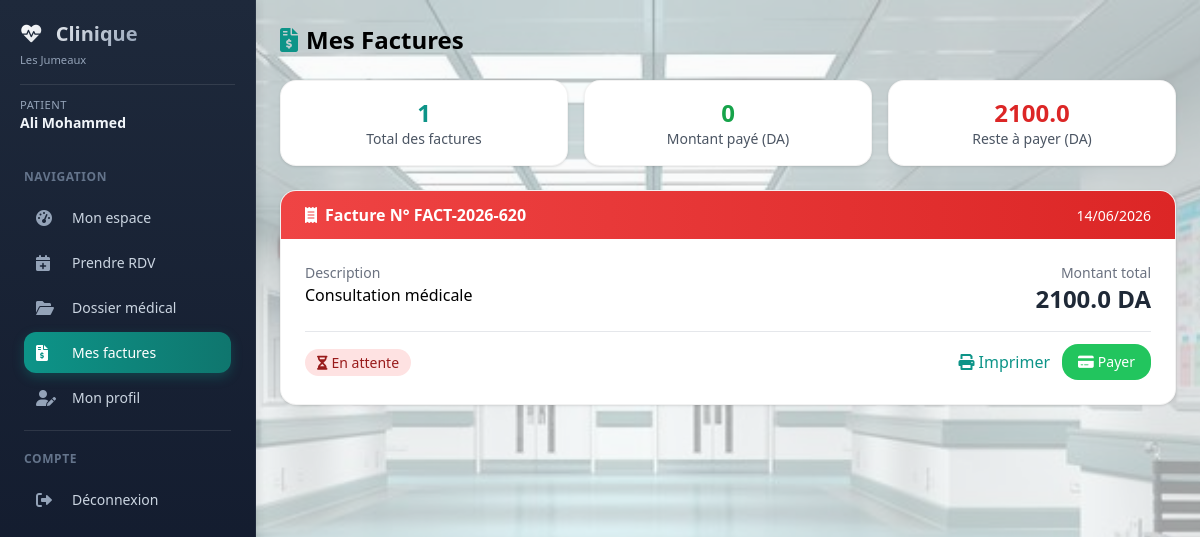
The page /patient/factures (signed in) on the database its author committed.
### models/database.py (models this page shows, shortened)
class Utilisateur(UserMixin, db.Model):
    __tablename__ = 'utilisateurs'
    id = db.Column(db.Integer, primary_key=True)
    email = db.Column(db.String(120), unique=True, nullable=False)
    password = db.Column(db.String(200), nullable=False)
    role = db.Column(db.String(20), default='patient')
    nom = db.Column(db.String(100))
    prenom = db.Column(db.String(100))
    telephone = db.Column(db.String(20))
    medecin_id = db.Column(db.Integer, db.ForeignKey('medecins.id'))
    specialite = db.Column(db.String(100))
    adresse = db.Column(db.Text)
    created_at = db.Column(db.DateTime, default=datetime.utcnow)
    medecin = db.relationship('Medecin', backref='utilisateur', foreign_keys=[medecin_id])

class Facture(db.Model):
    __tablename__ = 'factures'
    id = db.Column(db.Integer, primary_key=True)
    patient_id = db.Column(db.Integer, db.ForeignKey('patients.id'), nullable=False)
    numero = db.Column(db.String(50), unique=True, nullable=False)
    date = db.Column(db.DateTime, nullable=False)
    montant = db.Column(db.Float, nullable=False)
    description = db.Column(db.Text)
    statut = db.Column(db.String(20), default='en_attente')
    date_paiement = db.Column(db.DateTime)
    montant_paye = db.Column(db.Float, default=0)
    montant_restant = db.Column(db.Float, default=0)
    dernier_paiement = db.Column(db.Date)
    created_at = db.Column(db.DateTime, default=datetime.utcnow)
    patient = db.relationship('Patient', back_populates='factures', foreign_keys=[patient_id])

### models/patient.py (the view)
@patient_bp.route('/factures')
@patient_required
def factures():
    patient = get_current_patient()
    if not patient:
        return render_template('error.html', message="Profil patient non trouvé")
    factures = Facture.query.filter_by(patient_id=patient.id).order_by(Facture.date.desc()).all()
    total_factures = len(factures)
    total_paye = sum(f.montant_paye or 0 for f in factures)
    total_restant = sum(f.montant - (f.montant_paye or 0) for f in factures)
    return render_template('patient/factures.html',
                         factures=factures,
                         total_factures=total_factures,
                         total_paye=total_paye,
                         total_restant=total_restant)

### models/patient.py (called while the page is built)
def patient_required(f):
    @wraps(f)
    def decorated_function(*args, **kwargs):
        if 'user_id' not in session:
            return redirect(url_for('auth.login'))
        if session.get('role') != 'patient':
            return render_template('error.html', message="Accès non autorisé"), 403
        return f(*args, **kwargs)
    return decorated_function

def get_current_patient():
    user = Utilisateur.query.get(session['user_id'])
    return Patient.query.filter_by(user_id=user.id).first() if user else None

### templates/patient/factures.html (shortened to what this page needs)
{% extends "base_dashboard.html" %}
{% block content %}
<div>
    <h1 class="text-2xl font-bold mb-6"><i class="fas fa-file-invoice-dollar text-primary mr-2"></i>Mes Factures</h1>
    <div class="grid grid-cols-1 md:grid-cols-3 gap-4 mb-6">
        <div class="bg-white rounded-lg shadow p-4 text-center">
            <div class="text-2xl font-bold text-primary">{{ total_factures|default(0) }}</div>
            <div class="text-gray-600 text-sm">Total des factures</div>
        </div>
        <div class="bg-white rounded-lg shadow p-4 text-center">
            <div class="text-2xl font-bold text-green-600">{{ total_paye|default(0) }}</div>
            <div class="text-gray-600 text-sm">Montant payé (DA)</div>
        </div>
        <div class="bg-white rounded-lg shadow p-4 text-center">
            <div class="text-2xl font-bold text-red-600">{{ total_restant|default(0) }}</div>
            <div class="text-gray-600 text-sm">Reste à payer (DA)</div>
        </div>
    </div>
    <div class="space-y-4">
        {% for facture in factures %}
        <div class="bg-white rounded-lg shadow overflow-hidden">
            <div class="bg-gradient-to-r {% if facture.statut == 'paye' %}from-green-500 to-green-600{% elif facture.statut == 'partiel' %}from-orange-500 to-orange-600{% else %}from-red-500 to-red-600{% endif %} px-6 py-3 text-white">
                <div class="flex justify-between items-center">
                    <div>
                        <span class="font-bold"><i class="fas fa-receipt mr-2"></i>Facture N° {{ facture.numero }}</span>
                    </div>
                    <div>
                        <span class="text-sm">{{ facture.date.strftime('%d/%m/%Y') if facture.date else '-' }}</span>
                    </div>
                </div>
            </div>
            <div class="p-6">
                <div class="grid grid-cols-1 md:grid-cols-2 gap-4 mb-4">
                    <div>
                        <p class="text-gray-500 text-sm">Description</p>
                        <p class="font-medium">{{ facture.description or 'Consultation médicale' }}</p>
                    </div>
                    <div class="text-right">
                        <p class="text-gray-500 text-sm">Montant total</p>
                        <p class="text-2xl font-bold text-gray-800">{{ facture.montant }} DA</p>
                    </div>
                </div>
                <div class="flex justify-between items-center pt-3 border-t">
                    <div>
                        <span class="px-3 py-1 rounded-full text-sm
                            {% if facture.statut == 'paye' %}bg-green-100 text-green-800
                            {% elif facture.statut == 'partiel' %}bg-orange-100 text-orange-800
                            {% else %}bg-red-100 text-red-800{% endif %}">
                            {% if facture.statut == 'paye' %}<i class="fas fa-check-circle mr-1"></i>Payée
                            {% elif facture.statut == 'partiel' %}<i class="fas fa-clock mr-1"></i>Paiement partiel
                            {% else %}<i class="fas fa-hourglass-half mr-1"></i>En attente{% endif %}
                        </span>
                    </div>
                    <div class="flex gap-3">
                        <button onclick="imprimerFacture({{ facture.id }})" class="text-primary hover:text-primary-dark">
                            <i class="fas fa-print mr-1"></i>Imprimer
                        </button>
                        {% if facture.statut != 'paye' %}
                        <button onclick="payerFacture({{ facture.id }}, {{ facture.montant }}, {{ facture.montant_paye|default(0) }})"
                                class="bg-green-500 text-white px-4 py-2 rounded-lg hover:bg-green-600 text-sm">
                            <i class="fas fa-credit-card mr-1"></i>Payer
                        </button>
                        {% endif %}
                    </div>
                </div>
            </div>
        </div>
        {% else %}
        <div class="bg-white rounded-lg shadow p-8 text-center text-gray-500">
            <i class="fas fa-file-invoice-dollar text-4xl mb-3"></i>
            <p>Aucune facture enregistrée</p>
        </div>
        {% endfor %}
    </div>
</div>
{% endblock %}

### templates/base_dashboard.html (shortened to what this page needs)
<!DOCTYPE html>
<html lang="fr">
<head>
    <script src="https://cdn.tailwindcss.com"></script>
    <link href="https://cdnjs.cloudflare.com/ajax/libs/font-awesome/6.0.0/css/all.min.css" rel="stylesheet">
    <link rel="stylesheet" href="{{ url_for('static', filename='style.css') }}">
</head>
<body class="bg-gray-50 font-sans antialiased">
<div class="flex min-h-screen">
    <aside class="sidebar fixed md:relative z-40 w-64 flex-shrink-0 h-full md:h-auto overflow-y-auto">
        <div class="p-5">
            <div class="flex items-center justify-between sidebar-header">
                <div>
                    <h2 class="text-xl font-bold">
                        <i class="fas fa-heartbeat text-primary mr-2"></i>
                        Clinique
                    </h2>
                    <p class="text-xs mt-1">Les Jumeaux</p>
                </div>
            </div>
            <div class="sidebar-user mt-4 pt-3">
                <p class="text-sm">
                    <span class="block text-xs role">{{ session.role|capitalize }}</span>
                    <span class="font-semibold name">{{ session.nom }} {{ session.prenom }}</span>
                </p>
            </div>
        </div>
        <nav class="px-3 pb-4">
            <div class="sidebar-section text-xs uppercase tracking-wider px-3 py-2 mt-2">Navigation</div>
            {% if session.role == 'admin' %}
            <a href="{{ url_for('admin.dashboard') }}" class="sidebar-link {% if request.endpoint == 'admin.dashboard' %}active{% endif %}">
                <i class="fas fa-tachometer-alt w-5"></i><span>Dashboard</span>
            </a>
            <a href="{{ url_for('admin.gestion_utilisateurs') }}" class="sidebar-link {% if request.endpoint == 'admin.gestion_utilisateurs' %}active{% endif %}">
                <i class="fas fa-users-cog w-5"></i><span>Gestion utilisateurs</span>
            </a>
            <a href="{{ url_for('admin.statistiques') }}" class="sidebar-link flex items-center px-3 py-2 rounded-lg mb-1 transition">
                <i class="fas fa-chart-line w-5"></i><span class="ml-3">Statistiques</span>
            </a>
            {% elif session.role == 'patient' %}
            <a href="{{ url_for('patient.dashboard') }}" class="sidebar-link {% if request.endpoint == 'patient.dashboard' %}active{% endif %}">
                <i class="fas fa-tachometer-alt w-5"></i><span>Mon espace</span>
            </a>
            <a href="{{ url_for('patient.rendezvous_page') }}" class="sidebar-link {% if request.endpoint == 'patient.rendezvous_page' %}active{% endif %}">
                <i class="fas fa-calendar-plus w-5"></i><span>Prendre RDV</span>
            </a>
            <a href="{{ url_for('patient.dossier') }}" class="sidebar-link {% if request.endpoint == 'patient.dossier' %}active{% endif %}">
                <i class="fas fa-folder-open w-5"></i><span>Dossier médical</span>
            </a>
            <a href="{{ url_for('patient.factures') }}" class="sidebar-link {% if request.endpoint == 'patient.factures' %}active{% endif %}">
                <i class="fas fa-file-invoice-dollar w-5"></i><span>Mes factures</span>
            </a>
            <a href="{{ url_for('patient.profil') }}" class="sidebar-link {% if request.endpoint == 'patient.profil' %}active{% endif %}">
                <i class="fas fa-user-edit w-5"></i><span>Mon profil</span>
            </a>
            {% endif %}
            <div class="sidebar-border"></div>
            <div class="sidebar-section text-xs uppercase tracking-wider px-3 py-2">Compte</div>
            <a href="{{ url_for('auth.logout') }}" class="sidebar-link logout">
                <i class="fas fa-sign-out-alt w-5"></i><span>Déconnexion</span>
            </a>
        </nav>
    </aside>
    <div class="flex-1 flex flex-col">
        <main class="flex-1 p-4 md:p-6">
            {% block content %}{% endblock %}
        </main>
    </div>
</div>
</body>
</html>

### static/style.css (style rules this page uses)
body { background-image: url('/static/images/hopital-corridor.jpg'); background-size: cover; background-position: center; background-attachment: fixed; }
.sidebar { transition: transform 0.3s ease-in-out; background: linear-gradient(180deg, #1e293b 0%, #0f172a 100%); border-right: 1px solid rgba(255, 255, 255, 0.05); box-shadow: 2px 0 10px rgba(0, 0, 0, 0.1); }
@media (min-width: 768px) { .sidebar { transform: translateX(0) !important; } }
.sidebar-header h2 { background: linear-gradient(135deg, #fff 0%, #94a3b8 100%); -webkit-background-clip: text; -webkit-text-fill-color: transparent; background-clip: text; font-weight: 700; }
.sidebar-header p { color: #94a3b8; font-size: 0.7rem; }
.sidebar-user { border-top: 1px solid rgba(255, 255, 255, 0.1); margin-top: 0.75rem; padding-top: 0.75rem; }
.sidebar-user .role { color: #94a3b8; font-size: 0.7rem; text-transform: uppercase; letter-spacing: 0.5px; }
.sidebar-user .name { color: #f1f5f9; font-weight: 600; font-size: 0.875rem; }
.sidebar-section { color: #64748b; font-size: 0.65rem; font-weight: 600; text-transform: uppercase; letter-spacing: 1px; padding: 0.75rem 1rem 0.5rem; }
.sidebar-link { display: flex; align-items: center; gap: 12px; padding: 10px 12px; margin: 4px 12px; border-radius: 12px; color: #cbd5e1; text-decoration: none; transition: all 0.2s ease; font-size: 0.875rem; font-weight: 500; }
.sidebar-link i { width: 24px; font-size: 1rem; color: #94a3b8; transition: all 0.2s ease; }
.sidebar-link.active { background: linear-gradient(90deg, #0D9488 0%, #0F766E 100%); color: #ffffff; box-shadow: 0 4px 12px rgba(13, 148, 136, 0.3); }
.sidebar-link.active i { color: #ffffff; }
.sidebar-link.logout { color: #cbd5e1; }
.sidebar-link.logout i { color: #94a3b8; }
.sidebar-border { border-top: 1px solid rgba(255, 255, 255, 0.1); margin: 12px; }
.card, .bg-white.rounded-lg.shadow { transition: all 0.3s ease; border: 1px solid rgba(0,0,0,0.05); }
.rounded-lg { border-radius: 1rem !important; }

### rows shown on the page
Utilisateur: role "PATIENT"
Facture: numero "FACT-2026-620", date "14/06/2026", description "Consultation médicale", montant "2100.0", statut "En attente"

### other values the page prints
{{ session.nom }} "Ali"
{{ session.prenom }} "Mohammed"
{{ total_factures|default(0) }} "1"
{{ total_paye|default(0) }} "0"
{{ total_restant|default(0) }} "2100.0"
